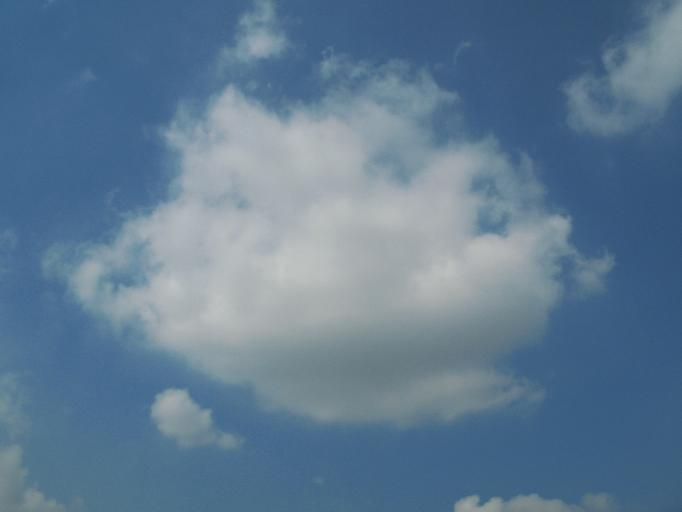
#> input picture vision/data/B10.jpg, 682 x 512 px; its folder holds only this picture in this run
$ python cloud_detect.py
#> lines starting #> are read from the running program, lines starting #| are printed output that depends on the picture; after the words box and inside, x2 and y2 are one past the last pixel; in counts of white or black regions, pixels touching at a corner belong together
# -*- coding: utf-8 -*-
"""
vision/cloud_detect.py —— 云检测 / 云量估计（视觉模块核心）

对天空图 / 卫星云图做"云 vs 天空"的像素级分割，输出：
  - 云掩膜（cloud mask，白=云）
  - 云量 cloud_fraction（天空区域内云像素占比，0~1）
  - 可视化（原图 + 掩膜 + 叠加）

方法说明：先用经典「颜色阈值法」跑通流水线——
  云 = 偏白（低饱和 + 高亮度，红蓝差≈0）
  天空 = 偏蓝（红蓝差明显 >0）
这是无监督、CPU 可跑、可解释的基线；后续可无缝替换为 YOLOv5 检测
或 U-Net 分割等深度模型（只需改 segment_sky_cloud 一个函数）。

用法：
    python vision/cloud_detect.py
"""
import os
import json
import glob

import numpy as np
from PIL import Image

import matplotlib
matplotlib.use("Agg")
import matplotlib.pyplot as plt

# 中文字体（与主项目 visualize.py 一致），避免标签显示为方框
plt.rcParams["font.sans-serif"] = ["Microsoft YaHei", "SimHei", "DejaVu Sans"]
plt.rcParams["axes.unicode_minus"] = False

HERE = os.path.dirname(os.path.abspath(__file__))
DATA_DIR = os.path.join(HERE, "data")
OUT_DIR = os.path.join(HERE, "output")

# 云/天空判别的颜色阈值（可按数据类型微调）
WHITE_SAT_MAX = 0.18     # 云：饱和度低于此值（白/灰）
CLOUD_GRAY_MIN = 120.0   # 云：亮度高于此值
SKY_RB_MIN = 0.05        # 天空：归一化红蓝差 (B-R)/(B+R) 高于此值（偏蓝）
SKY_GRAY_MIN = 40.0      # 天空：亮度高于此值（排除暗部地面）


def segment_sky_cloud(img_rgb):
    """把 RGB 图分成 云 / 天空 / 其它 三类，返回 (cloud, sky) 布尔掩膜。

    原理：蓝天空像素 B 明显大于 R（红蓝差大）；白云像素 R≈G≈B（低饱和、高亮度）。
    """
    R = img_rgb[..., 0].astype(np.float32)
    G = img_rgb[..., 1].astype(np.float32)
    B = img_rgb[..., 2].astype(np.float32)

    # 归一化红蓝差：>0 偏蓝，≈0 中性（白/灰）
    rb = (B - R) / (B + R + 1e-6)
    # 亮度
    gray = (R + G + B) / 3.0
    # 饱和度（HSV 中 S 的近似 = (max-min)/max）
    mx = np.maximum(np.maximum(R, G), B)
    mn = np.minimum(np.minimum(R, G), B)
    sat = (mx - mn) / (mx + 1e-6)

    cloud = (sat < WHITE_SAT_MAX) & (gray > CLOUD_GRAY_MIN)
    sky = (rb > SKY_RB_MIN) & (gray > SKY_GRAY_MIN)
    return cloud, sky


def cloud_fraction(cloud, sky):
    """云量 = 云像素 / (云 + 天空) 像素，只在天区域内统计（排除地面等）。"""
    denom = int(cloud.sum() + sky.sum())
    if denom == 0:
        return 0.0
    return float(cloud.sum() / denom)


def visualize(img_rgb, cloud, sky, out_path, title=""):
    """三面板可视化：原图 / 分割掩膜 / 叠加。"""
    H, W = img_rgb.shape[:2]
    mask = np.zeros((H, W, 3), dtype=np.uint8)
    mask[sky] = [90, 160, 220]    # 天空 → 蓝
    mask[cloud] = [255, 255, 255]  # 云 → 白
    overlay = img_rgb.copy()
    overlay[cloud] = (overlay[cloud] * 0.3 + np.array([255, 60, 60]) * 0.7).astype(np.uint8)  # 云 → 红

    fig, axes = plt.subplots(1, 3, figsize=(15, 5))
    axes[0].imshow(img_rgb); axes[0].set_title("原图"); axes[0].axis("off")
    axes[1].imshow(mask); axes[1].set_title("分割结果 (蓝=天空 白=云)"); axes[1].axis("off")
    axes[2].imshow(overlay); axes[2].set_title("云叠加 (红=云)"); axes[2].axis("off")
    if title:
        fig.suptitle(title)
    fig.tight_layout()
    fig.savefig(out_path, dpi=200)
    plt.close(fig)


def main():
    os.makedirs(OUT_DIR, exist_ok=True)
    paths = sorted(glob.glob(os.path.join(DATA_DIR, "*.jpg")) + glob.glob(os.path.join(DATA_DIR, "*.png")))
    if not paths:
        print("未在 {} 找到图片".format(DATA_DIR))
        return

    results = {}
    for p in paths:
        name = os.path.splitext(os.path.basename(p))[0]
        img = np.asarray(Image.open(p).convert("RGB"))
#> img is the input picture: shape (512, 682, 3); mean R, G, B 95.8, 122.6, 146.6
        cloud, sky = segment_sky_cloud(img)
#> in segment_sky_cloud, `G = img_rgb[..., 1].astype(np.float32)`:
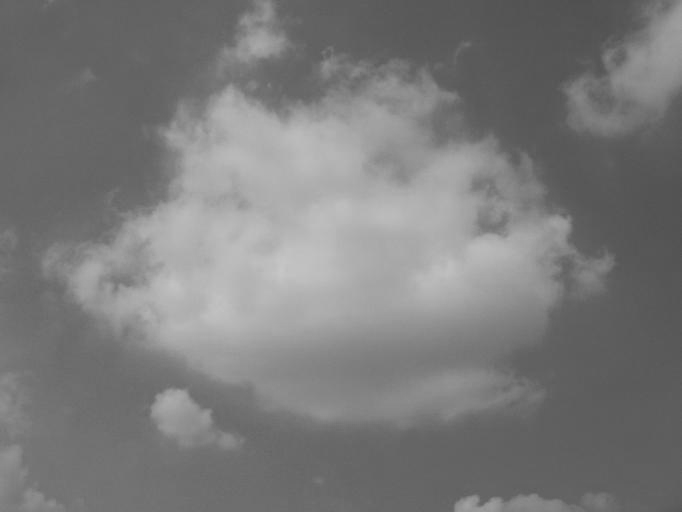
#> G: shape (512, 682) float32; min 80, max 199, mean 122.6
#> in segment_sky_cloud, `B = img_rgb[..., 2].astype(np.float32)`:
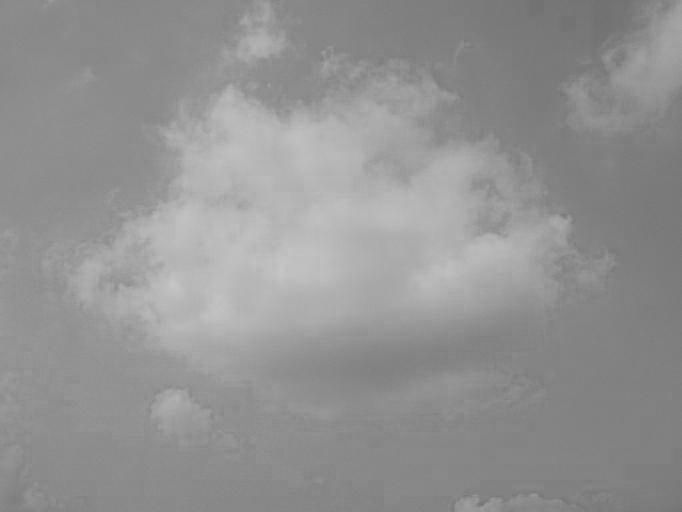
#> B: shape (512, 682) float32; min 113, max 198, mean 146.6
#> in segment_sky_cloud, `rb = (B - R) / (B + R + 1e-6)`:
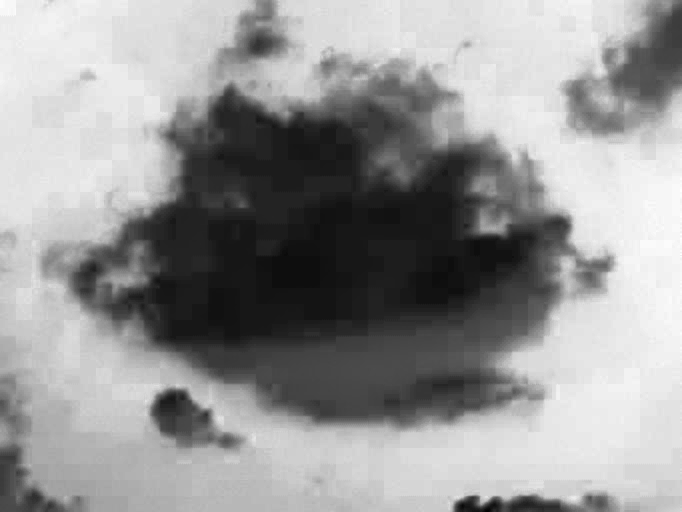
#> rb: shape (512, 682) float32; min -0.0172, max 0.417, mean 0.24; drawn with min black and max white
#> in segment_sky_cloud, `sat = (mx - mn) / (mx + 1e-6)`:
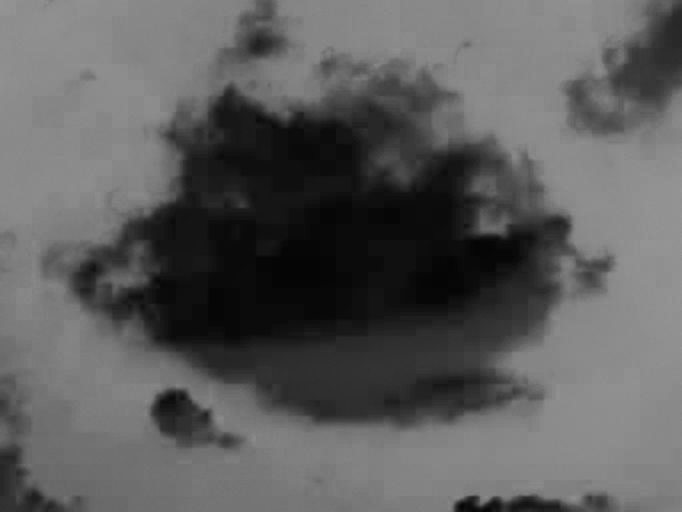
#> sat: shape (512, 682) float32; min 0.0131, max 0.588, mean 0.367
#> in segment_sky_cloud, `cloud = (sat < WHITE_SAT_MAX) & (gray > CLOUD_GRAY_MIN)`:
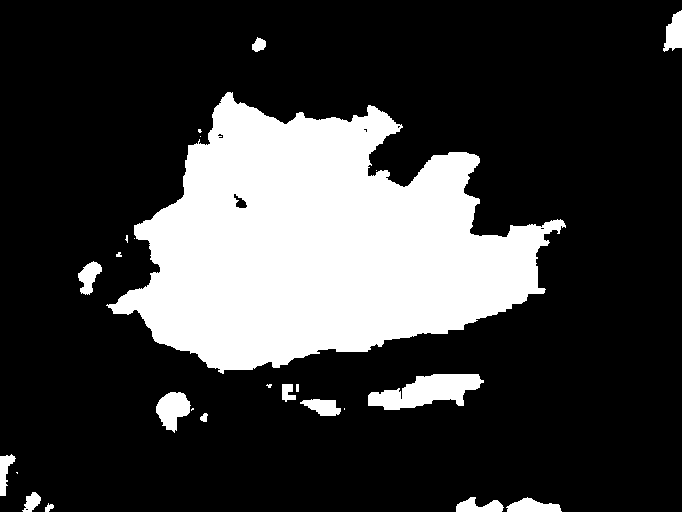
#> cloud: shape (512, 682) bool; 23.3% white; 25 white regions (9 under 20 px), largest, box (x1, y1, x2, y2) and area: (106, 92, 566, 374) 74277, (368, 374, 484, 410) 2490, (156, 392, 191, 433) 898
#> in segment_sky_cloud, `sky = (rb > SKY_RB_MIN) & (gray > SKY_GRAY_MIN)`:
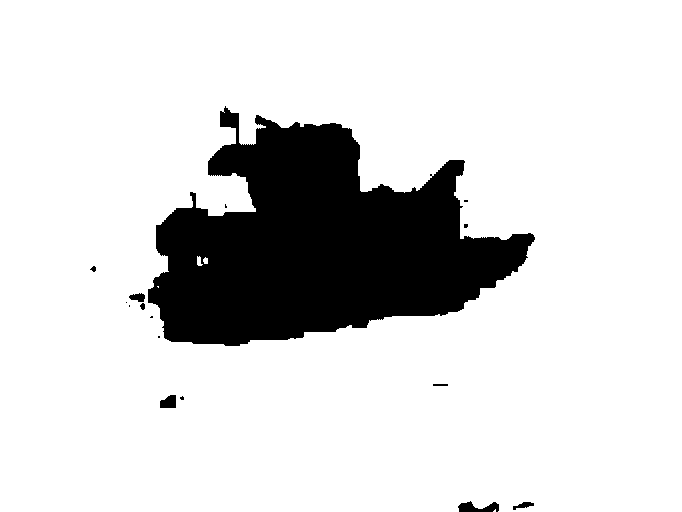
#> sky: shape (512, 682) bool; 84.6% white; 16 black regions (8 under 20 px), largest, box (x1, y1, x2, y2) and area: (148, 106, 535, 346) 53105, (458, 501, 499, 512) 278, (160, 395, 176, 408) 171
        frac = cloud_fraction(cloud, sky)
#> in cloud_fraction, `denom = int(cloud.sum() + sky.sum())`: denom = 376508
#> frac = 0.216
        results[name] = round(frac, 4)
        print("{:<16s} 云量 = {:.2%}  (云像素 {} / 天空像素 {})".format(
            name, frac, int(cloud.sum()), int(sky.sum())))
#| B10              云量 = 21.57%  (云像素 81195 / 天空像素 295313)
        visualize(img, cloud, sky,
                  os.path.join(OUT_DIR, "{}_seg.png".format(name)),
                  title="{}  云量 {:.1%}".format(name, frac))
#> in visualize, `fig.savefig(out_path, dpi=200)`:
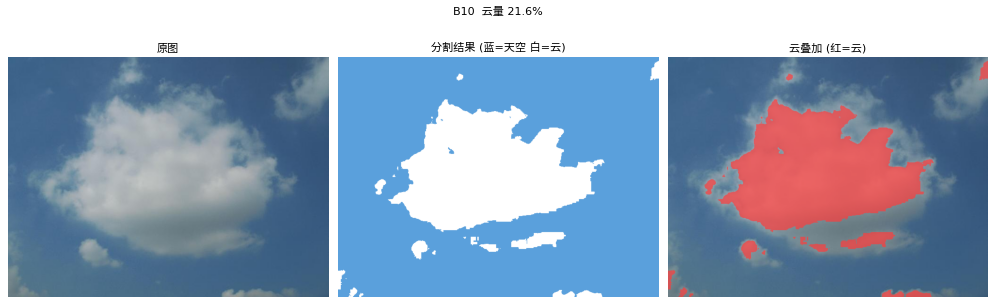
#> figure drawn by matplotlib, 3 panels

    with open(os.path.join(OUT_DIR, "cloud_fraction.json"), "w", encoding="utf-8") as f:
        json.dump(results, f, indent=2, ensure_ascii=False)
    print("\n结果已保存 → {} / cloud_fraction.json".format(OUT_DIR))


if __name__ == "__main__":
    main()

$ run again, on vision/data/outdoor_small.jpg
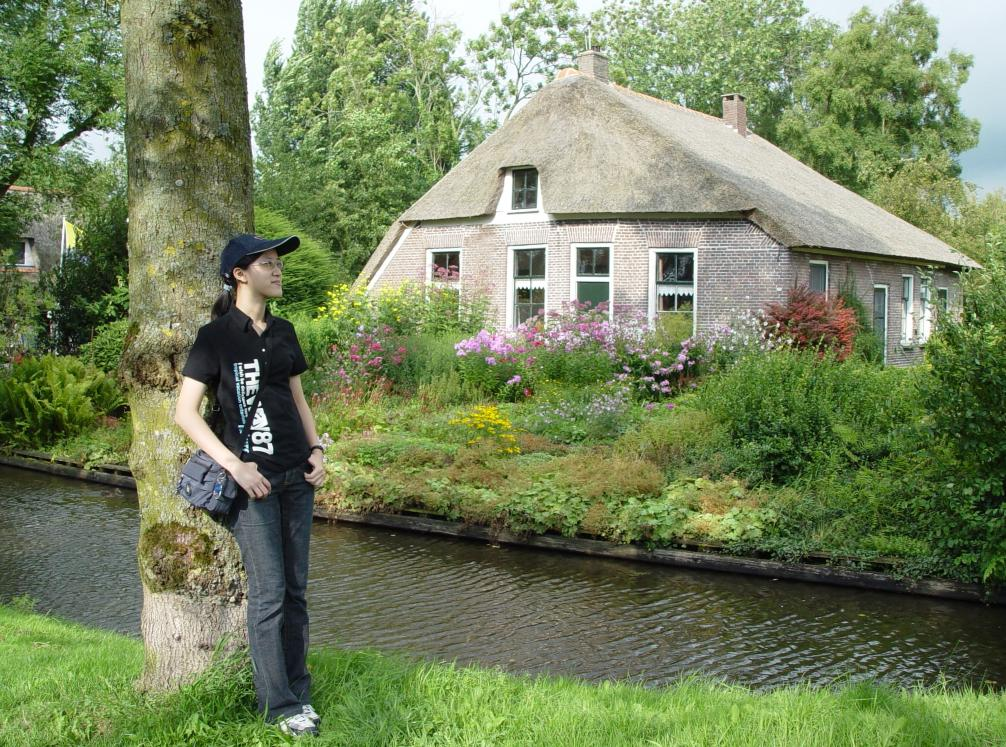
#> input picture vision/data/outdoor_small.jpg, 1006 x 747 px
#> in main, img is the input picture: shape (747, 1006, 3); mean R, G, B 116.8, 130.9, 92.5
#> in segment_sky_cloud, `cloud = (sat < WHITE_SAT_MAX) & (gray > CLOUD_GRAY_MIN)`:
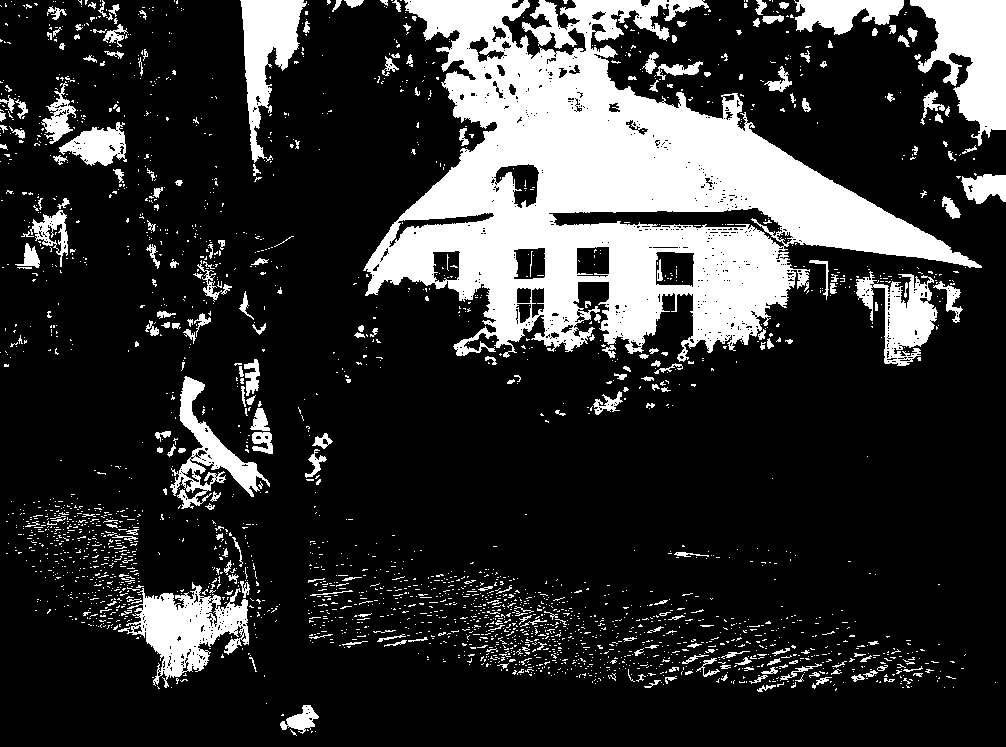
#> cloud: shape (747, 1006) bool; 19.8% white; 2667 white regions (2416 under 20 px), largest, box (x1, y1, x2, y2) and area: (363, 0, 982, 362) 93324, (910, 0, 1006, 146) 7776, (118, 582, 249, 688) 6019
#> sky: shape (747, 1006) bool; 3.5% white; 491 white regions (421 under 20 px), largest, box (x1, y1, x2, y2) and area: (230, 496, 314, 723) 7731, (950, 54, 1006, 190) 4785, (177, 453, 237, 513) 1995
#> denom = 174880
#> frac = 0.851
#| outdoor_small    云量 = 85.12%  (云像素 148852 / 天空像素 26028)
#> overlay: shape (747, 1006, 3); 19.81% of pixels changed, all inside (x1, y1, x2, y2) = (0, 0, 1006, 736)
#> in visualize, `fig.savefig(out_path, dpi=200)`:
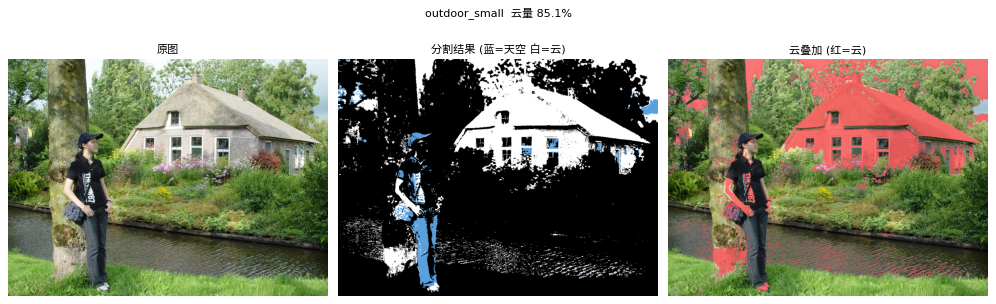
#> figure drawn by matplotlib, 3 panels
